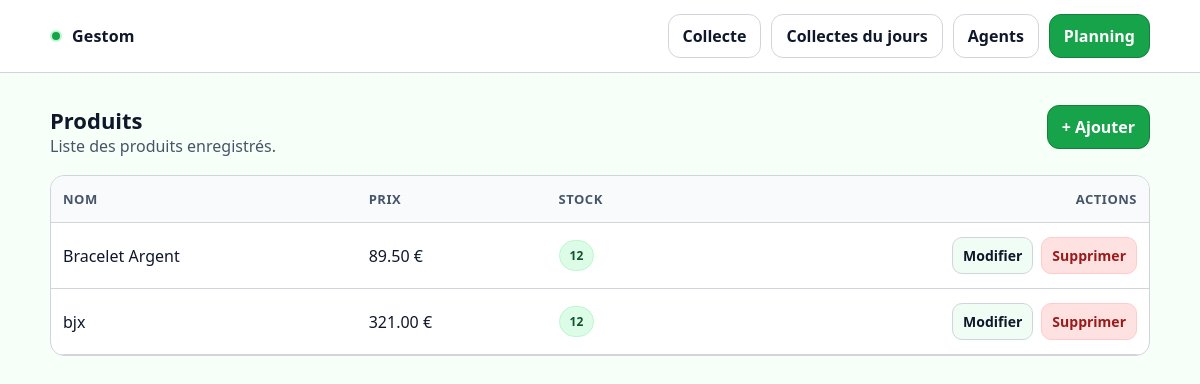
/products/, run on an earlier commit of the app's database.
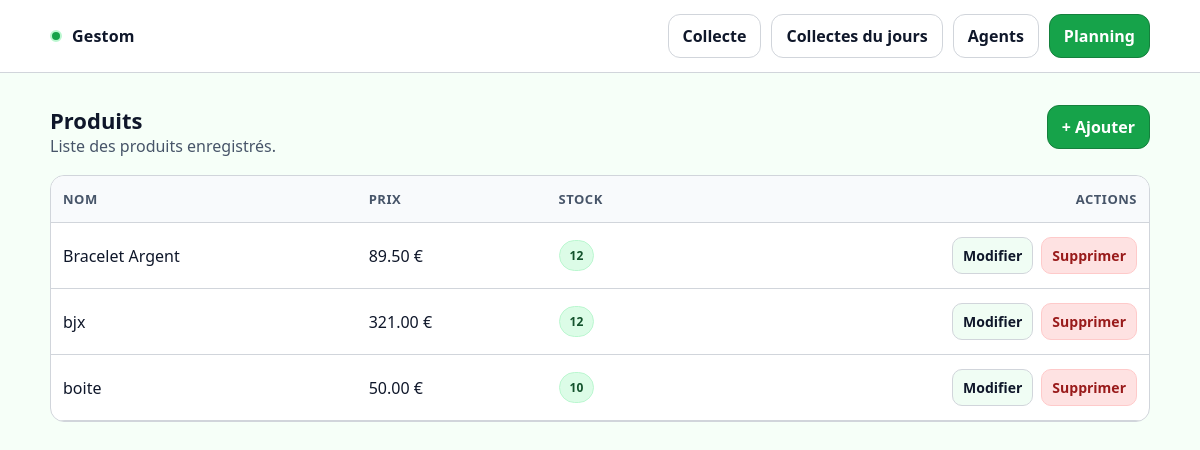
And on a later commit of the database.
### core/models.py (models this page shows, shortened)
class Produit(models.Model):
    nom = models.CharField(max_length=100)
    prix = models.DecimalField(max_digits=8, decimal_places=2)
    stock = models.IntegerField()

### core/views.py (the view)
# urls.py: path("products/", views.products_list, name="products_list"),
def products_list(request):
    produits = Produit.objects.all().order_by("nom")
    return render(request, "core/products_list.html", {"produits": produits})

### core/templates/core/products_list.html (shortened to what this page needs)
{% extends "core/base.html" %}
{% block content %}
<div class="header">
  <div>
    <h2 class="h2">Produits</h2>
    <p class="sub">Liste des produits enregistrés.</p>
  </div>
  <a class="btn btn--primary" href="{% url 'product_create' %}">+ Ajouter</a>
</div>
<div class="card">
  <div class="table-wrap">
    <table class="table">
      <thead>
        <tr>
          <th>Nom</th>
          <th>Prix</th>
          <th>Stock</th>
          <th class="right">Actions</th>
        </tr>
      </thead>
      <tbody>
        {% for p in produits %}
        <tr>
          <td>{{ p.nom }}</td>
          <td>{{ p.prix }} €</td>
          <td>
            {% if p.stock < 5 %}
              <span class="badge badge--low">{{ p.stock }}</span>
            {% else %}
              <span class="badge badge--ok">{{ p.stock }}</span>
            {% endif %}
          </td>
          <td class="right">
            <div class="actions">
              <a class="btn btn--sm" href="{% url 'product_update' p.pk %}">Modifier</a>
              <a class="btn btn--sm btn--danger" href="{% url 'product_delete' p.pk %}">Supprimer</a>
            </div>
          </td>
        </tr>
        {% empty %}
        <tr>
          <td colspan="4" class="sub">Aucun produit.</td>
        </tr>
        {% endfor %}
      </tbody>
    </table>
  </div>
</div>
{% endblock %}

### core/templates/core/base.html (shortened to what this page needs)
{% load static %}
<!doctype html>
<html lang="fr">
<head>
  <link rel="stylesheet" href="{% static 'core/styles.css' %}">
</head>
<body>
<header class="nav">
  <div class="container nav__inner">
    <a class="brand" href="{% url 'home' %}">
      <span class="brand__dot"></span>
      <span>Gestom</span>
    </a>
    <div class="nav__actions">
      <a class="btn btn--ghost" href="{% url 'products_list' %}">Collecte</a>
      <a class="btn btn--ghost" href="{% url 'products_list' %}">Collectes du jours</a>
      <a class="btn btn--ghost" href="{% url 'agent_list' %}">Agents</a>
      <a class="btn btn--primary" href="{% url 'planning' %}">Planning</a>
    </div>
  </div>
</header>
<main class="main">
  <div class="container">
    {% block content %}{% endblock %}
  </div>
</main>
</body>
</html>

### core/static/core/styles.css (style rules this page uses)
:root { --bg: #f6fff8; --surface: #ffffff; --card: #ffffff; --text: #0f172a; --muted: #475569; --primary: #16a34a; --primary-2: #15803d; --success: #16a34a; --warning: #f59e0b; --danger: #dc2626; --border: #d1d5db; --shadow: none; --radius: 14px; --focus: #86efac; --overlay: #052e16; }
* { box-sizing: border-box; }
html,body { height: 100%; }
body { margin: 0; font-family: ui-sans-serif, system-ui, -apple-system, Segoe UI, Roboto, Arial, "Noto Sans", "Helvetica Neue", sans-serif; background: var(--bg); color: var(--text); }
a { color: inherit; text-decoration: none; }
.container { width: min(1100px, calc(100% - 32px)); margin: 0 auto; }
.nav { position: sticky; top: 0; z-index: 10; background: var(--surface); border-bottom: 1px solid var(--border); }
.nav__inner { display:flex; align-items:center; justify-content: space-between; gap: 12px; padding: 14px 0; }
.brand { display:flex; align-items:center; gap: 10px; font-weight: 700; letter-spacing: .2px; }
.brand__dot { width: 12px; height: 12px; border-radius: 999px; background: var(--primary); border: 2px solid #bbf7d0; }
.nav__actions { display:flex; gap: 10px; flex-wrap: wrap; }
.main { padding: 32px 0 60px; }
.card { background: var(--card); border: 1px solid var(--border); border-radius: var(--radius); box-shadow: none; }
.header { display:flex; align-items:flex-start; justify-content: space-between; gap: 14px; margin-bottom: 18px; }
.h2 { font-size: 22px; margin: 0; }
.sub { color: var(--muted); margin: 0; }
.btn { display:inline-flex; align-items:center; justify-content:center; gap: 8px; padding: 10px 14px; border-radius: 12px; border: 1px solid var(--border); background: #f0fdf4; color: var(--text); font-weight: 600; cursor: pointer; transition: transform .06s ease; }
.btn--primary { background: var(--primary); border-color: var(--primary-2); color: #ffffff; }
.btn--ghost { background: var(--surface); }
.btn--danger { background: #fee2e2; border-color: #fecaca; color: #991b1b; }
.btn--sm { padding: 8px 10px; border-radius: 10px; font-size: 14px; }
.table-wrap { overflow:auto; border-radius: var(--radius); }
.table { width: 100%; border-collapse: collapse; min-width: 620px; }
.table th, .table td { padding: 14px 12px; border-bottom: 1px solid var(--border); text-align: left; }
.table th { color: var(--muted); font-weight: 700; font-size: 13px; letter-spacing: .5px; text-transform: uppercase; background: #f8fafc; }
.table .right { text-align: right; }
.actions { display:flex; justify-content:flex-end; gap: 8px; flex-wrap: wrap; }
.badge { display:inline-flex; align-items:center; padding: 6px 10px; border-radius: 999px; font-weight: 700; font-size: 12px; border: 1px solid var(--border); }
.badge--ok { background: #dcfce7; border-color: #bbf7d0; color: #14532d; }

What changed in the data, as far as the page shows it:
added Produit: nom "boite", prix "50.00", stock "10"
